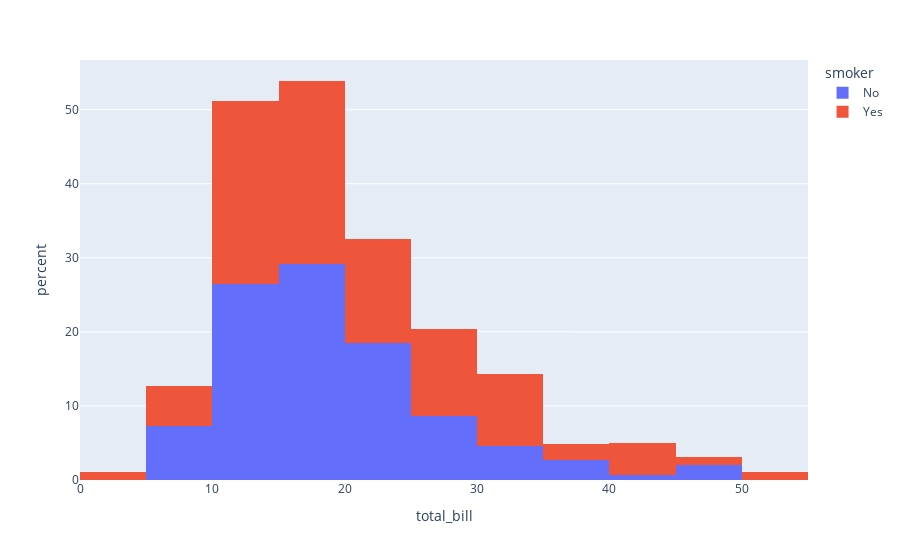

Notebook source saved alongside this figure:
### Code cell
fig = px.histogram(df, x="total_bill",  
                   histnorm='percent',  color='smoker',
                   nbins = 10) 
fig.write_html('output/hist_for_percent.html')
fig.show()

### Figure 1 — Plotly figure (JSON) as saved in the notebook; plotly's stock layout.template omitted (floating-point values rounded to 4 significant figures; data arrays with more than 128 entries replaced by an {"elided": "..."} marker saying what was removed)
{"data": [{"alignmentgroup": "True", "bingroup": "x", "histnorm": "percent", "hovertemplate": "smoker=No<br>total_bill=%{x}<br>percent=%{y}<extra></extra>", "legendgroup": "No", "marker": {"color": "#636efa", "pattern": {"shape": ""}}, "name": "No", "nbinsx": 10, "offsetgroup": "No", "orientation": "v", "showlegend": true, "type": "histogram", "x": {"elided": "151 float values"}, "xaxis": "x", "yaxis": "y"}, {"alignmentgroup": "True", "bingroup": "x", "histnorm": "percent", "hovertemplate": "smoker=Yes<br>total_bill=%{x}<br>percent=%{y}<extra></extra>", "legendgroup": "Yes", "marker": {"color": "#EF553B", "pattern": {"shape": ""}}, "name": "Yes", "nbinsx": 10, "offsetgroup": "Yes", "orientation": "v", "showlegend": true, "type": "histogram", "x": [38.01, 11.24, 20.29, 13.81, 11.02, 18.29, 3.07, 15.01, 26.86, 25.28, 17.92, 19.44, 32.68, 28.97, 5.75, 16.32, 40.17, 27.28, 12.03, 21.01, 11.35, 15.38, 44.3, 22.42, 15.36, 20.49, 25.21, 14.31, 16, 17.51, 10.59, 10.63, 50.81, 15.81, 7.25, 31.85, 16.82, 32.9, 17.89, 14.48, 9.6, 34.63, 34.65, 23.33, 45.35, 23.17, 40.55, 20.9, 30.46, 18.15, 23.1, 15.69, 19.81, 28.44, 15.48, 16.58, 10.34, 43.11, 13, 13.51, 18.71, 12.74, 13, 16.4, 20.53, 16.47, 26.59, 38.73, 24.27, 12.76, 30.06, 25.89, 13.27, 28.17, 12.9, 28.15, 11.59, 7.74, 30.14, 12.16, 13.42, 8.58, 13.42, 16.27, 10.09, 22.12, 24.01, 15.69, 15.53, 12.6, 32.83, 27.18, 22.67], "xaxis": "x", "yaxis": "y"}], "layout": {"barmode": "relative", "legend": {"title": {"text": "smoker"}, "tracegroupgap": 0}, "margin": {"t": 60}, "xaxis": {"anchor": "y", "domain": [0, 1], "title": {"text": "total_bill"}}, "yaxis": {"anchor": "x", "domain": [0, 1], "title": {"text": "percent"}}}}
